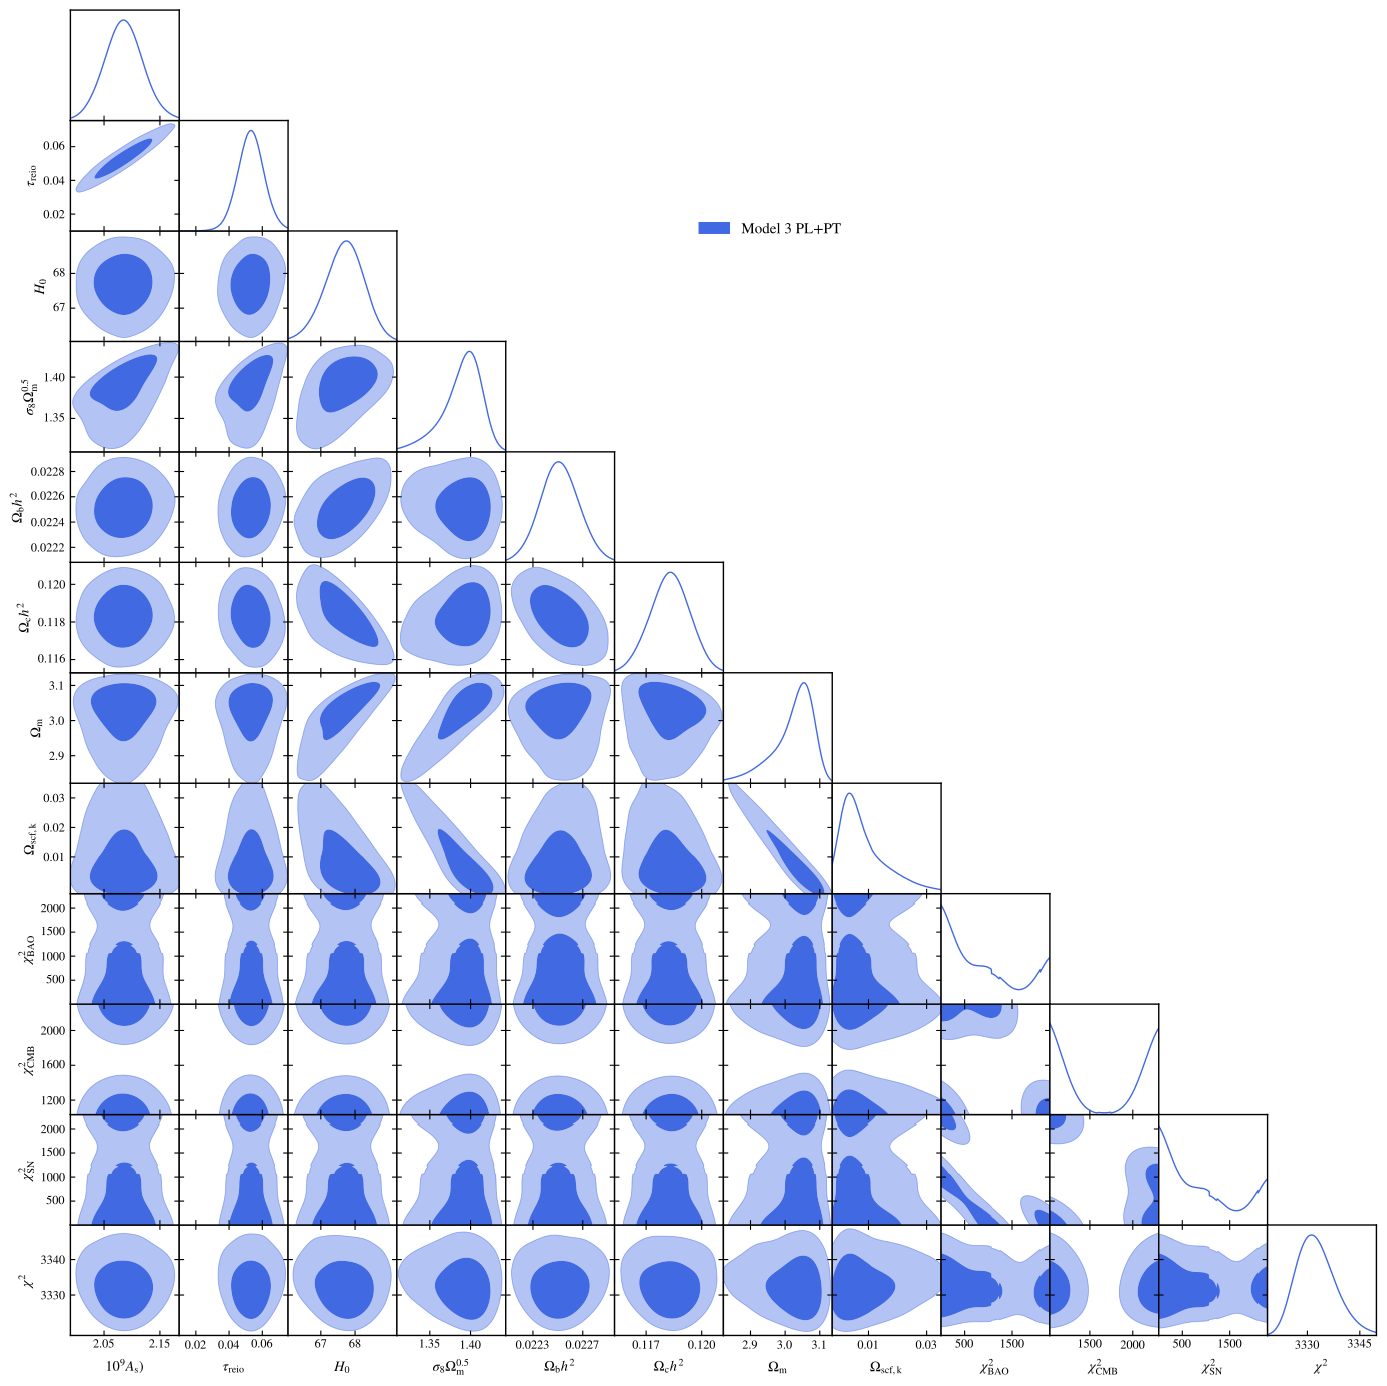

This chart was generated by the following Python code:
import getdist.plots as gplot
from getdist import MCSamples
from getdist import loadMCSamples
import os
import matplotlib
import subprocess
import matplotlib.pyplot as plt
import numpy as np

# GENERAL PLOT OPTIONS
matplotlib.rcParams['mathtext.fontset'] = 'stix'
matplotlib.rcParams['font.family'] = 'STIXGeneral'
matplotlib.rcParams['mathtext.rm'] = 'Bitstream Vera Sans'
matplotlib.rcParams['mathtext.it'] = 'Bitstream Vera Sans:italic'
matplotlib.rcParams['mathtext.bf'] = 'Bitstream Vera Sans:bold'
matplotlib.rcParams['xtick.bottom'] = True
matplotlib.rcParams['xtick.top'] = False
matplotlib.rcParams['ytick.right'] = False
matplotlib.rcParams['axes.edgecolor'] = 'black'
matplotlib.rcParams['axes.linewidth'] = '1.0'
matplotlib.rcParams['axes.labelsize'] = 'medium'
matplotlib.rcParams['axes.grid'] = True
matplotlib.rcParams['grid.linewidth'] = '0.0'
matplotlib.rcParams['grid.alpha'] = '0.18'
matplotlib.rcParams['grid.color'] = 'lightgray'
matplotlib.rcParams['legend.labelspacing'] = 0.77
matplotlib.rcParams['savefig.bbox'] = 'tight'
matplotlib.rcParams['savefig.format'] = 'pdf'

# ADDING NEFF AS DERIVED PARAMETER
parameter = [u'As_1e9',u'tau_reio',u'H0',u's8omegamp5',u'omegabh2',u'omegach2',u'omegam',
u'Omega0_scf_ke',u'chi2__BAO',u'chi2__CMB',u'chi2__SN',u'chi2']
chaindir=r'.'

analysissettings={'smooth_scale_1D':0.45,'smooth_scale_2D':0.45,'ignore_rows': u'0.4', 'range_confidence' : u'0.025'}

#GET DIST PLOT SETUP
g=gplot.getSubplotPlotter(chain_dir=chaindir,
analysis_settings=analysissettings,width_inch=14.0)
g.settings.lw_contour = 1.2
g.settings.legend_rect_border = False
g.settings.figure_legend_frame = False
g.settings.axes_fontsize = 13.5
g.settings.legend_fontsize = 15.5
g.settings.alpha_filled_add = 0.7
g.settings.lab_fontsize=15
g.legend_labels=False

param_3d = None
g.triangle_plot(['EXAMPLE_MCMC13'],parameter,
plot_3d_with_param=param_3d,line_args=[
{'lw': 1.0,'ls': 'solid', 'color':'royalblue'}],
contour_colors=['royalblue'],
filled=True,shaded=False,
legend_labels=['Model 3 PL+PT'],legend_loc=(0.5,0.825),
imax_shaded=0)
g.export()
